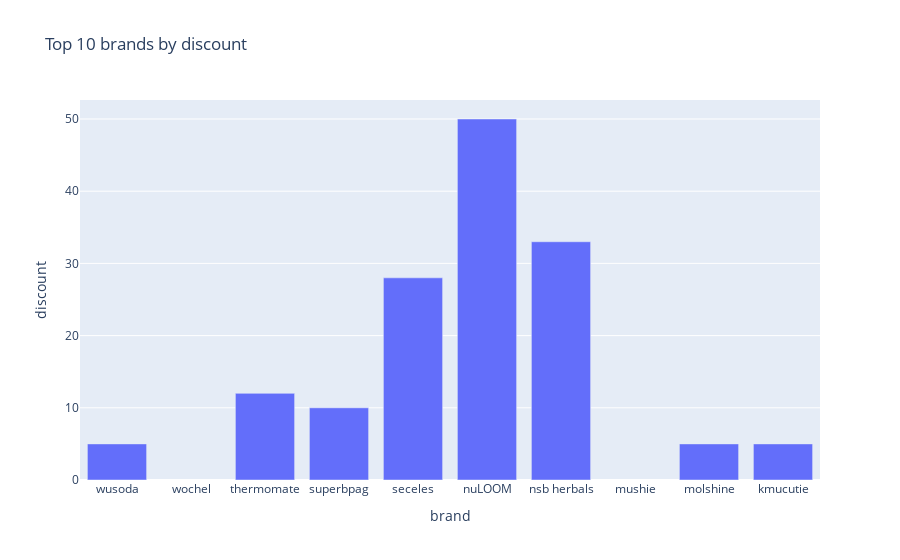

Notebook code for this chart:
### Code cell
top_10 = df.sort_values(by='brand', ascending=False).head(10)

# Create bar chart
fig = px.bar(top_10, x='brand', y='discount', 
             title='Top 10 brands by discount')
fig.show()

### Figure 1 — Plotly figure (JSON) as saved in the notebook; plotly's stock layout.template omitted (floating-point values rounded to 4 significant figures)
{"data": [{"alignmentgroup": "True", "hovertemplate": "brand=%{x}<br>discount=%{y}<extra></extra>", "legendgroup": "", "marker": {"color": "#636efa", "pattern": {"shape": ""}}, "name": "", "offsetgroup": "", "orientation": "v", "showlegend": false, "textposition": "auto", "type": "bar", "x": ["wusoda", "wochel", "thermomate", "superbpag", "seceles", "nuLOOM", "nsb herbals", "mushie", "molshine", "kmucutie"], "xaxis": "x", "y": [5, null, 12, 10, 28, 50, 33, null, 5, 5], "yaxis": "y"}], "layout": {"barmode": "relative", "legend": {"tracegroupgap": 0}, "title": {"text": "Top 10 brands by discount"}, "xaxis": {"anchor": "y", "domain": [0, 1], "title": {"text": "brand"}}, "yaxis": {"anchor": "x", "domain": [0, 1], "title": {"text": "discount"}}}}
